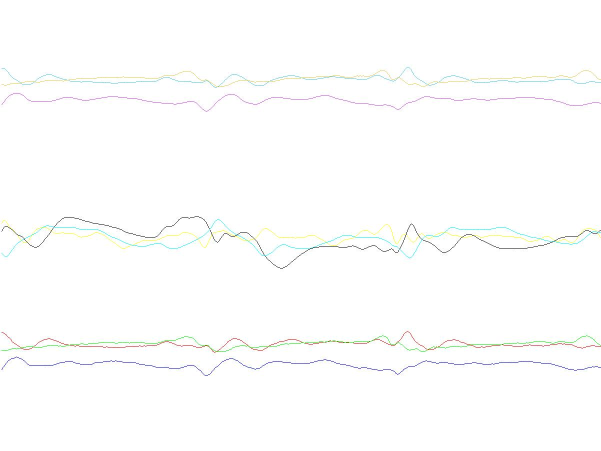
#> input picture skimage_py/dataset/0_11.jpg, 1201 x 901 px (shown at 1/2 size)
$ python img_resize.py
#> lines starting #> are read from the running program, lines starting #| are printed output that depends on the picture
from skimage import transform,data
import matplotlib.pyplot as plt
import skimage

#img = data.camera()
img = skimage.io.imread('dataset/0_11.jpg')
#> img is the input picture: shape (901, 1201, 3); mean R, G, B 253, 253.4, 252.9
dst=transform.resize(img, (256, 256))
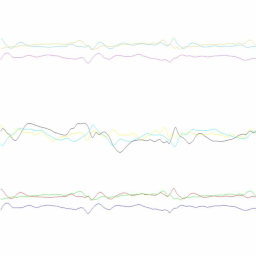
#> dst: shape (256, 256, 3) float64; mean R, G, B 0.992, 0.994, 0.992

#> (the run stopped early here; a loop or call above may not have finished)
